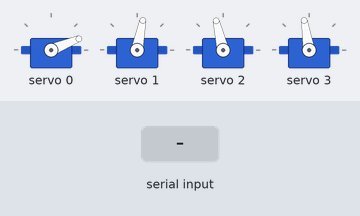
Recording of a sketch running on a simulated Arduino Uno, built with avr-gcc and run on an emulated ATmega328P. Shown: 4 × servo. Inputs (shaded band) come from the test bench. What the sketch prints to the serial monitor is not drawn.

Above: at 1.2 s.
1.3 s: "B90\n" received over Serial
2.8 s: "W\n" received over Serial
4.3 s: "90,45\n" received over Serial
Timing chart, 0 to 7.3 s (numbered marks = the images above; inputs shaded):
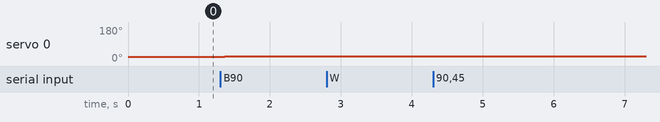

The sketch:

Servo_Angle_Inputs.ino
```cpp
#include <Wire.h>
#include <Adafruit_PWMServoDriver.h>

Adafruit_PWMServoDriver pwm = Adafruit_PWMServoDriver();

// ----- YOUR CALIBRATED PULSE VALUES (in PCA9685 pulses) -----
const int BASE_MIN = 70;      const int BASE_MAX = 330;     const int BASE_CENTER = 190;
const int SHOULDER_MIN = 195; const int SHOULDER_MAX = 475; const int SHOULDER_CENTER = 335;
const int ELBOW_MIN = 270;    const int ELBOW_MAX = 520;    const int ELBOW_CENTER = 395;
const int WRIST_MIN = 255;    const int WRIST_MAX = 515;    const int WRIST_CENTER = 385;
// ----------------------------------------------------------

// Servo channels (0-15 on PCA9685)
#define BASE_SERVO     0
#define SHOULDER_SERVO 1
#define ELBOW_SERVO    2
#define WRIST_SERVO    3

// Movement parameters
const int MOVE_DELAY_MS = 20;  // Between steps
const int PULSE_STEP = 1;      // Smaller steps for smoother motion

String inputBuffer = "";        // Buffer for serial input
bool inputReady = false;        // Flag for complete input

void setup() {
  Serial.begin(115200);
  while (!Serial); // Wait for serial port to connect (for USB)

  pwm.begin();
  pwm.setPWMFreq(60);  // Standard servo PWM frequency

  Serial.println(F("\nROBOTIC ARM CONTROL - READY"));
  Serial.println(F("Type commands like: B90 S45 E180 W0"));
  Serial.println(F("C = Center All | H = Help"));

  centerAllServos();
}

void loop() {
  handleSerialInput();

  if (inputReady) {
    parseCommand(inputBuffer);
    inputBuffer = "";
    inputReady = false;
  }
}

void handleSerialInput() {
  while (Serial.available()) {
    char inChar = (char)Serial.read();

    if (inChar == '\n') {
      inputReady = true;
    } else {
      inputBuffer += inChar;
    }
  }
}

void parseCommand(String command) {
  command.trim(); // Remove whitespace
  command.toUpperCase();

  if (command.length() < 2) {
    switch(command.charAt(0)) {
      case 'C':
        centerAllServos();
        Serial.println(F("All servos centered"));
        return;
      case 'H':
        printHelp();
        return;
      default:
        Serial.println(F("Unknown command"));
        return;
    }
  }

  char servoChar = command.charAt(0);
  String angleStr = command.substring(1);
  int angle = angleStr.toInt();

  byte servoNum;
  const char* name;
  int minPulse, maxPulse;

  // Set parameters based on command
  switch(servoChar) {
    case 'B':
      servoNum = BASE_SERVO;
      name = "Base";
      minPulse = BASE_MIN;
      maxPulse = BASE_MAX;
      break;
    case 'S':
      servoNum = SHOULDER_SERVO;
      name = "Shoulder";
      minPulse = SHOULDER_MIN;
      maxPulse = SHOULDER_MAX;
      break;
    case 'E':
      servoNum = ELBOW_SERVO;
      name = "Elbow";
      minPulse = ELBOW_MIN;
      maxPulse = ELBOW_MAX;
      break;
    case 'W':
      servoNum = WRIST_SERVO;
      name = "Wrist";
      minPulse = WRIST_MIN;
      maxPulse = WRIST_MAX;
      break;
    default:
      Serial.println(F("Invalid servo identifier"));
      return;
  }

  // Validate angle
  if (angleStr.length() == 0 || (angle == 0 && angleStr != "0")) {
    Serial.println(F("Invalid angle value"));
    return;
  }

  angle = constrain(angle, 0, 180);

  // Convert angle to pulse
  int targetPulse = map(angle, 0, 180, minPulse, maxPulse);

  Serial.print(F("Moving "));
  Serial.print(name);
  Serial.print(F(" to "));
  Serial.print(angle);
  Serial.print(F("° (Pulse: "));
  Serial.print(targetPulse);
  Serial.println(F(")"));

  moveToPosition(servoNum, targetPulse);
}

void moveToPosition(byte servoNum, int targetPulse) {
  int currentPulse = getCurrentPulse(servoNum);
  int step = (targetPulse > currentPulse) ? PULSE_STEP : -PULSE_STEP;

  Serial.print(F("Current Pulse: "));
  Serial.print(currentPulse);
  Serial.print(F(", Target Pulse: "));
  Serial.println(targetPulse);

  while (abs(currentPulse - targetPulse) > PULSE_STEP) {
    currentPulse += step;
    pwm.setPWM(servoNum, 0, currentPulse);
    delay(MOVE_DELAY_MS);
  }

  pwm.setPWM(servoNum, 0, targetPulse); // Final position
  Serial.print(F("Final Pulse Set: "));
  Serial.println(targetPulse);
}

int getCurrentPulse(byte servoNum) {
  // In a real implementation, you would track current positions
  // For now, just return center positions
  switch(servoNum) {
    case BASE_SERVO: return BASE_CENTER;
    case SHOULDER_SERVO: return SHOULDER_CENTER;
    case ELBOW_SERVO: return ELBOW_CENTER;
    case WRIST_SERVO: return WRIST_CENTER;
    default: return 0;
  }
}

void centerAllServos() {
  pwm.setPWM(BASE_SERVO, 0, BASE_CENTER);
  pwm.setPWM(SHOULDER_SERVO, 0, SHOULDER_CENTER);
  pwm.setPWM(ELBOW_SERVO, 0, ELBOW_CENTER);
  pwm.setPWM(WRIST_SERVO, 0, WRIST_CENTER);
  Serial.println(F("All servos centered"));
}

void printHelp() {
  Serial.println(F("\n=== COMMAND HELP ==="));
  Serial.println(F("Command format: [servo][angle]"));
  Serial.println(F("Example: B90 (Base to 90°)"));
  Serial.println(F("         S45 (Shoulder to 45°)"));
  Serial.println(F("Servos:"));
  Serial.println(F("  B = Base (0-180°)"));
  Serial.println(F("  S = Shoulder (0-180°)"));
  Serial.println(F("  E = Elbow (0-180°)"));
  Serial.println(F("  W = Wrist (0-180°)"));
  Serial.println(F("Other commands:"));
  Serial.println(F("  C = Center all servos"));
  Serial.println(F("  H = Help"));
}
```

Measured:
- after the input at 1.3 s, servo 0: 22° → 23° at once, → 25° 0.06 s later, → 26° 0.10 s later
- after the input at 2.8 s, every drawn part: stays the same
- after the input at 4.3 s, every drawn part: stays the same
